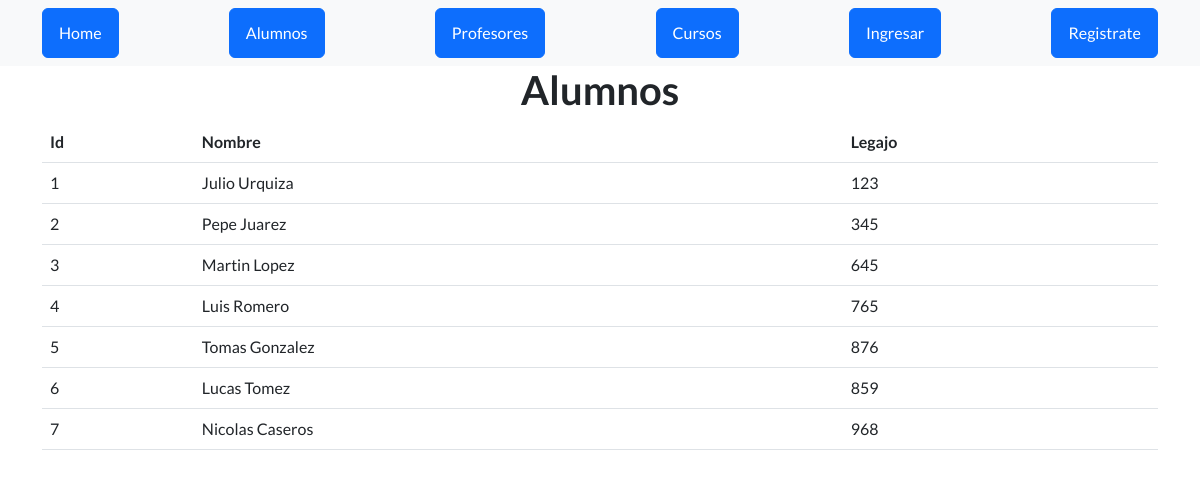
The app's page /AppCoder/ver_alumnos, older data.
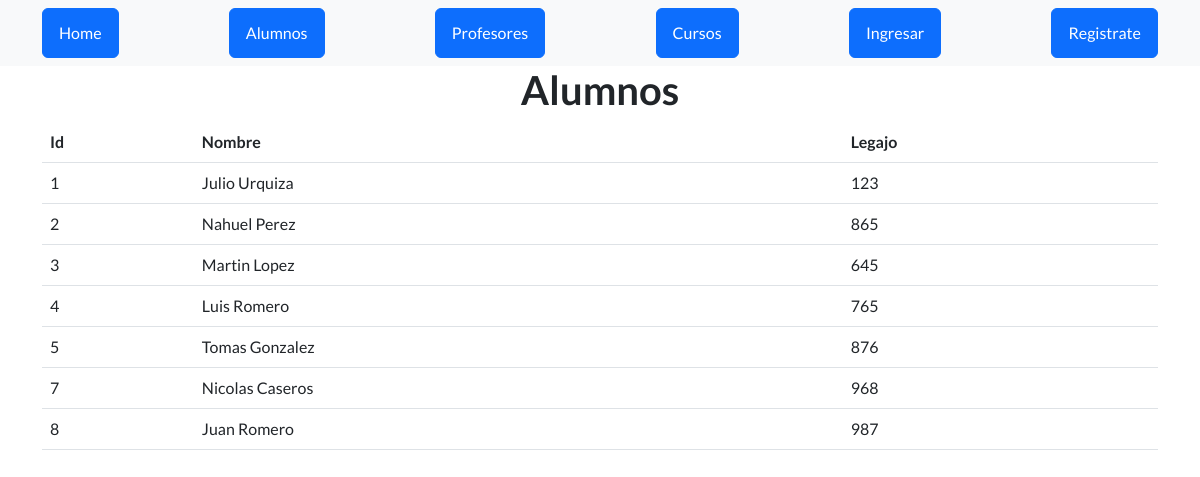
The same page, newer data.
### AppCoder/models.py (models this page shows)
class Alumno(models.Model):
    nombre = models.CharField(max_length=40)
    legajo = models.IntegerField()

### AppCoder/views.py (the view)
# urls.py: path("ver_alumnos",views.ver_alumnos, name="alumnos"),
def ver_alumnos(request):
    alumnos = Alumno.objects.all()
    if request.user.is_active:
        return render(request,"ver_alumnos.html",{"alumnos":alumnos,"url":url_imagen(id=request.user.id)})
    return render(request,"ver_alumnos.html",{"alumnos":alumnos})

### AppCoder/template/ver_alumnos.html (shortened to what this page needs)
{% extends "padre.html" %}
{% load static %}
{% block contenido %}
    <main class="container">
        <h1 class="text-center">Alumnos</h1>
        <table class="table">
            <thead>
                <tr>
                    <th>Id</th>
                    <th>Nombre</th>
                    <th>Legajo</th>
                </tr>
            </thead>
            <tbody>
                {% for n in alumnos %}
                <tr>
                    <td>{{n.id}}</td>
                    <td>{{n.nombre}}</td>
                    <td>{{n.legajo}}</td>
                </tr>
                {% endfor %}
            </tbody>
        </table>
    </main>
{% endblock %}

### AppCoder/template/padre.html (shortened to what this page needs)
<!DOCTYPE html>
<html lang="en">
    <head>
        {% load static %}
        <link href="https://cdn.jsdelivr.net/npm/bootstrap-icons@1.5.0/font/bootstrap-icons.css" rel="stylesheet" type="text/css" />
        <link href="{% static 'AppCoder/css/styles.css' %}" rel="stylesheet" />
    </head>
    <body>
        <nav class="navbar navbar-light bg-light static-top">
            <div class="container">
                <a class="btn btn-primary" href="{% url 'home' %}">Home</a>
                <a class="btn btn-primary" href="{% url 'alumnos' %}">Alumnos</a>
                <a class="btn btn-primary" href="{% url 'profesores' %}">Profesores</a>
                <a class="btn btn-primary" href="{% url 'cursos' %}">Cursos</a>
                {% if not request.user.is_authenticated %}
                    <a class="btn btn-primary" href="{% url 'Login' %}">Ingresar</a>
                    <a class="btn btn-primary" href="{% url 'Register' %}">Registrate</a>
                {% endif %}
            </div>
        </nav>
        {% block contenido %}
        {% endblock %}
    </body>
</html>

Row changes from the older to the newer data that the page shows:
removed Alumno: id "6", nombre "Lucas Tomez", legajo "859"
changed Alumno id 2: nombre "Pepe Juarez" → "Nahuel Perez"; legajo "345" → "865"
added Alumno: id "8", nombre "Juan Romero", legajo "987"
